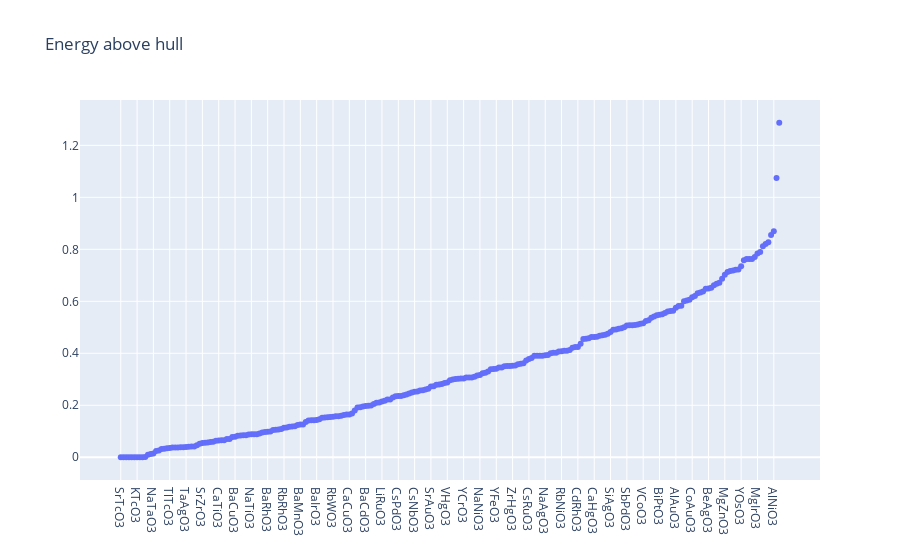

Write notebook code for a chart like this one.
### Code cell
trace1 = go.Scatter(x = df_bulk['formula'], y = df_bulk['Ehull_ref'], name = 'Ehull', mode = 'markers')

data = [trace1]
layout = go.Layout(title = 'Energy above hull')
fig = go.Figure(data = data, layout = layout)
# fig.show()
pyo.iplot(fig)

### Figure 1 — Plotly figure (JSON) as saved in the notebook; plotly's stock layout.template omitted (floating-point values rounded to 4 significant figures; data arrays with more than 128 entries replaced by an {"elided": "..."} marker saying what was removed)
{"data": [{"mode": "markers", "name": "Ehull", "type": "scatter", "x": {"elided": "243 str values"}, "y": {"elided": "243 float values"}}], "layout": {"title": {"text": "Energy above hull"}}}
